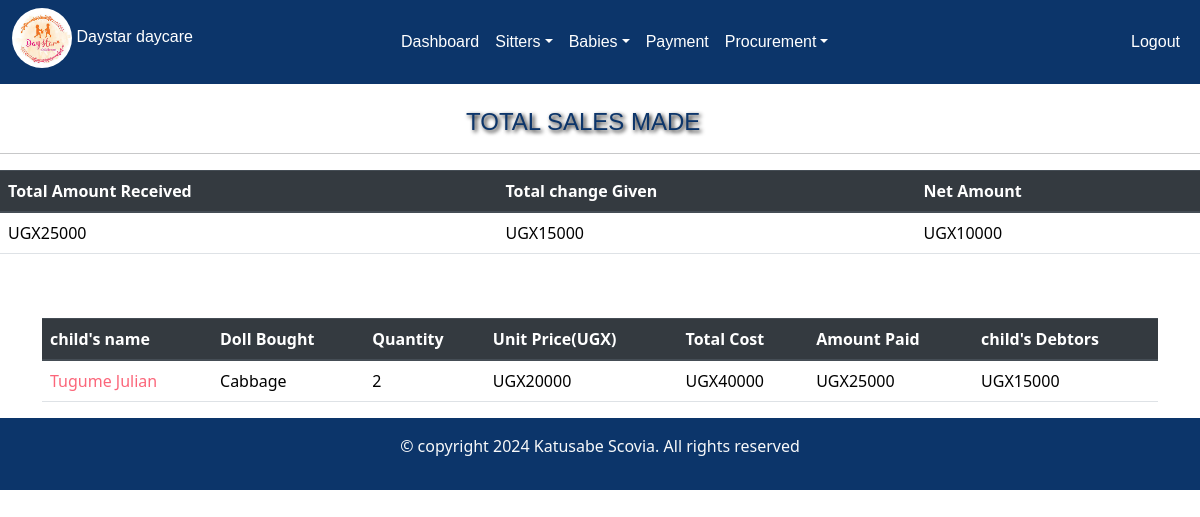
/all_sales/ (signed in), run on an earlier commit of the app's database.
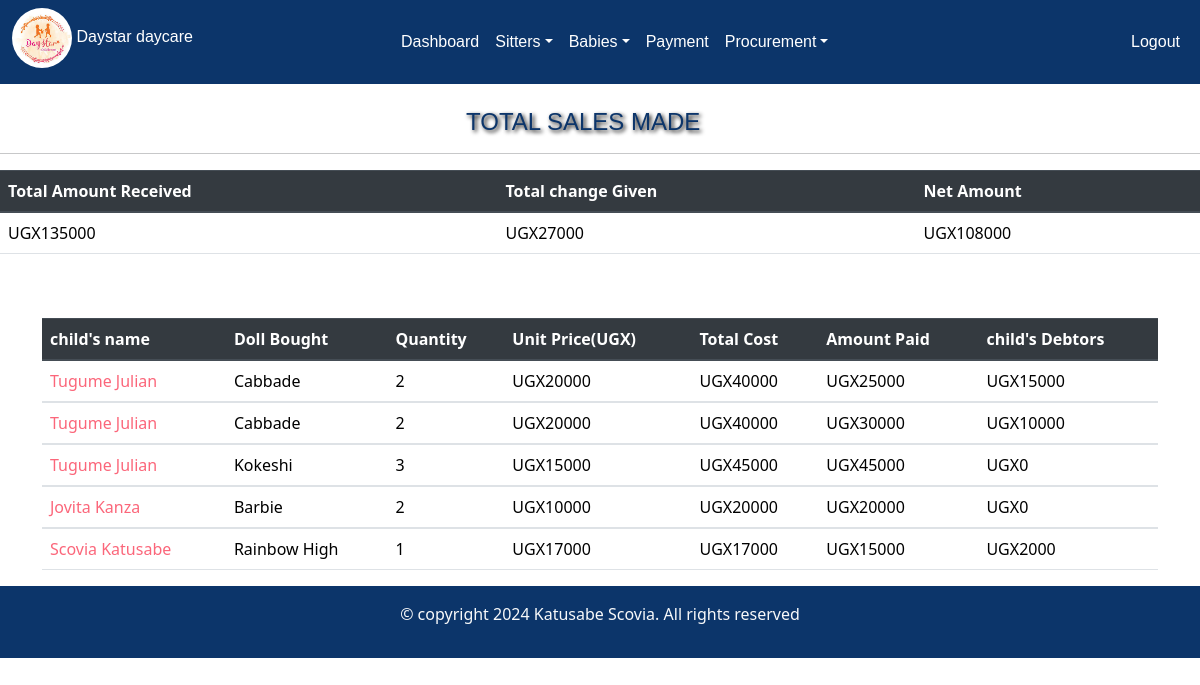
And on a later commit of the database.
### day/models.py (models this page shows)
class Salesrecord(models.Model):
    doll=models.ForeignKey(Doll,  on_delete=models.CASCADE,null=False, blank=False)
    payee=models.ForeignKey(Babiesform, on_delete=models.CASCADE,null=False,blank=False)
    quantity_sold=models.IntegerField(default=0)
    amount_received=models.IntegerField(default=0)
    sale_date=models.DateField(default=timezone.now)
    unit_price=models.IntegerField(default=0)
    def get_total(self):
        total= self.quantity_sold * self.unit_price
        return int( total)
    def get_change(self):
        change= self.get_total() - self.amount_received
        return int(change)#sales is linked to products

class Babiesform(models.Model):
    c_stay=models.ForeignKey(Categorystay ,on_delete=models.CASCADE,default=1)
    name_of_the_baby=models.CharField(max_length=200, )
    gender=models.CharField(choices=[('male', 'Male'),('female', 'Female')], max_length=100)
    age=models.IntegerField(default=0)
    parents_name=models.CharField(max_length=200)
    location=models.CharField(max_length=50)
    babys_number=models.IntegerField(default=0 )
    date=models.DateTimeField(default=timezone.now)
    def __str__(self):
        return self.name_of_the_baby

class Doll(models.Model):
    c_doll=models.ForeignKey(Category_doll, on_delete=models.CASCADE,null=True, blank=True)
    name_of_the_doll =models.CharField(max_length=200,null=True, blank=True)
    quantity=models.IntegerField(default=0)
    color=models.CharField(max_length=200, null=True,blank=True)
    size=models.CharField(max_length=200,null=True,blank=True)
    issued_quantity=models.IntegerField(default=0,blank=True,null=True)
    received_quantity=models.IntegerField(default=0,null=True,blank=True)
    Unit_price=models.IntegerField(default=0,null=True, blank=True)
    date=models.DateField(default=timezone.now)
    def __str__(self):
        return self.name_of_the_doll

### day/views.py (the view)
# urls.py: path('all_sales/',views.all_sales,name='all_sales'),
@login_required
def all_sales(request):
    sales=Salesrecord.objects.all()
    total=sum([items.amount_received for items in sales])
    change=sum([items.get_change() for items in sales])
    net=total-change
    return render(request,'all_sales.html',{'sales':sales,'total':total,'change':change,'net':net})

### day/templates/all_sales.html (shortened to what this page needs)
{% extends 'base.html'%} {% block content%}
<br>
    <h4 >TOTAL SALES MADE</h4><hr>
  <table class="table">
    <thead class="thead-dark">
      <tr>
        <th scope="col">Total Amount Received</th>
        <th scope="col">Total change Given</th>
        <th scope="col">Net Amount</th>
      </tr>
    </thead>
    <tbody>
      <tr>
        <td>UGX{{total}}</td>
        <td>UGX{{change}}</td>
        <td>UGX{{net}}</td>
      </tr>
    </tbody>
  </table>
<br><br>
<div class="container">
  <table class="table">
    <thead class="thead-dark">
      <tr>
        <th scope="col">child's name</th>
        <th scope="col">Doll Bought</th>
        <th scope="col">Quantity</th>
        <th scope="col">Unit Price(UGX)</th>
        <th scope="col">Total Cost</th>
        <th scope="col">Amount Paid</th>
        <th scope="col">child's Debtors</th>
      </tr>
    </thead>
    {% for sale in sales %}
    <tbody>
      <tr>
        <td style="color:#FB667A;">{{sale.payee | title}}</td>
        <td>{{sale.doll | title}}</td>
        <td>{{sale.quantity_sold}}</td>
        <td>UGX{{sale.unit_price}}</td>
        <td>UGX{{sale.get_total}}</td>
        <td>UGX{{sale.amount_received}}</td>
        <td>UGX{{sale.get_change}}</td>
      </tr>
    </tbody>
    {% endfor %}
  </table>
</div>
{% endblock%}

### day/templates/base.html (shortened to what this page needs)
{% load static %}
<!DOCTYPE html>
<html lang="en">
<head>
    <link rel="stylesheet" href="https://stackpath.bootstrapcdn.com/bootstrap/4.5.2/css/bootstrap.min.css">
    <link rel="stylesheet" href="{% static 'CSS/bootstrap/css/bootstrap.css' %}">
    <link rel="stylesheet" href="https://cdnjs.cloudflare.com/ajax/libs/font-awesome/6.0.0-beta3/css/all.min.css" />
</head>
<body>
    <nav class="navbar navbar-expand-lg navbar-text-light" style="background-color: #0C356A; font-family: sans-serif; font-size: 16px; color: white;">
        <div class="container-fluid">
            <h6><img style="border-radius: 99%;" src="{% static 'Images/badge.jpeg' %}" alt="datstardaycare logo" width="60px"> Daystar daycare</h6>
            <div class="collapse navbar-collapse" id="navbarSupportedContent" style="margin-left: 200px;">
                <ul class="navbar-nav me-auto mb-2 mb-lg-0">
                    <li class="nav-item">
                        <a class="nav-link active" aria-current="page" style="color: white;" href="/home">Dashboard</a>
                    </li>
                    <li class="nav-item dropdown">
                        <a class="nav-link dropdown-toggle" href="#" id="navbarDropdownSitters" role="button" data-toggle="dropdown" aria-haspopup="true" aria-expanded="false" style="color: white;">Sitters</a>
                    </li>
                    <li class="nav-item dropdown">
                        <a class="nav-link dropdown-toggle" href="#" id="navbarDropdownBabies" role="button" data-toggle="dropdown" aria-haspopup="true" aria-expanded="false" style="color: white;">Babies</a>
                    </li>
                    <li class="nav-item">
                        <a class="nav-link" href="/paymentform" style="color: white;">Payment</a>
                    </li>
                    <li class="nav-item dropdown">
                        <a class="nav-link dropdown-toggle" href="#" id="navbarDropdownBabies" role="button" data-toggle="dropdown" aria-haspopup="true" aria-expanded="false" style="color: white;">Procurement</a>
                    </li>
                </ul>
                <ul class="navbar-nav ml-auto">
                    <li class="nav-item">
                        <a class="nav-link" href="/" style="color: white;">Logout</a>
                    </li>
                </ul>
            </div>
        </div>
    </nav>
    {% block content %}
    {% endblock %}
    <footer class="text-light text-center py-3" style="margin-top: 8px; background-color: #0C356A; margin-left: 0px; margin-right: 0px; padding-left: 0px; padding-right: 0px; max-width: 100%;">
        <div class="container">
            <p>&copy; copyright 2024 Katusabe Scovia. All rights reserved</p>
        </div>
    </footer>
</body>
</html>

### day/templates/all_sales.html (style rules this page uses)
h4 { color:#0C356A; text-shadow: 2px 2px 4px #000000; margin-left: 466px; font-family: sans-serif; }

What changed in the data, as far as the page shows it:
changed through a linked row, Salesrecord (number 1 of 5 on the later page): doll "Cabbage" → "Cabbade"
added Salesrecord: payee "Tugume Julian", doll "Cabbade", quantity_sold "2", unit_price "20000", get_total "40000", amount_received "30000", get_change "10000"
added Salesrecord: payee "Tugume Julian", doll "Kokeshi", quantity_sold "3", unit_price "15000", get_total "45000", amount_received "45000", get_change "0"
added Salesrecord: payee "Jovita Kanza", doll "Barbie", quantity_sold "2", unit_price "10000", get_total "20000", amount_received "20000", get_change "0"
added Salesrecord: payee "Scovia Katusabe", doll "Rainbow High", quantity_sold "1", unit_price "17000", get_total "17000", amount_received "15000", get_change "2000"
Also different on the page:
{{ total }}: "25000" → "135000"
{{ change }}: "15000" → "27000"
{{ net }}: "10000" → "108000"
